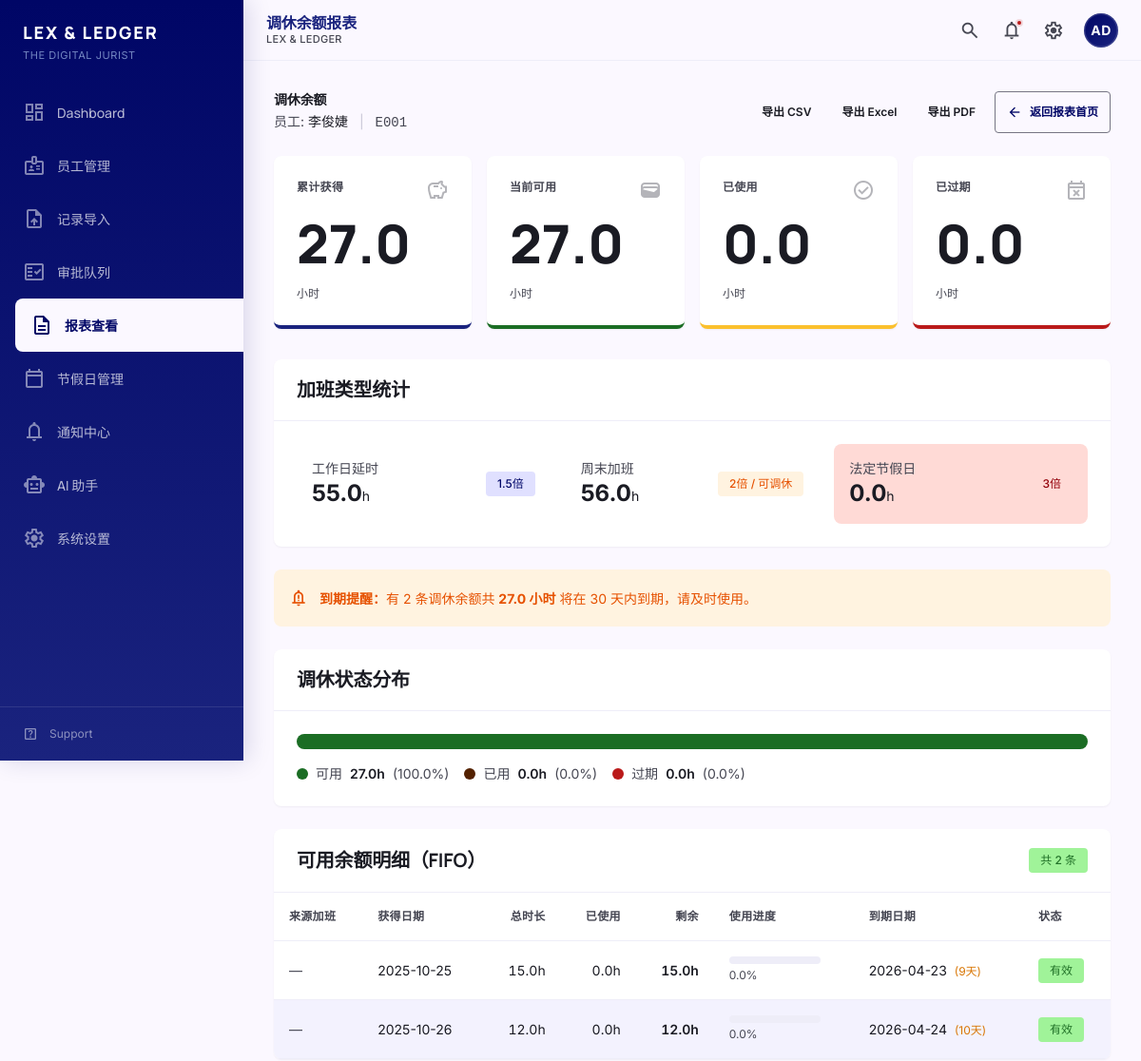
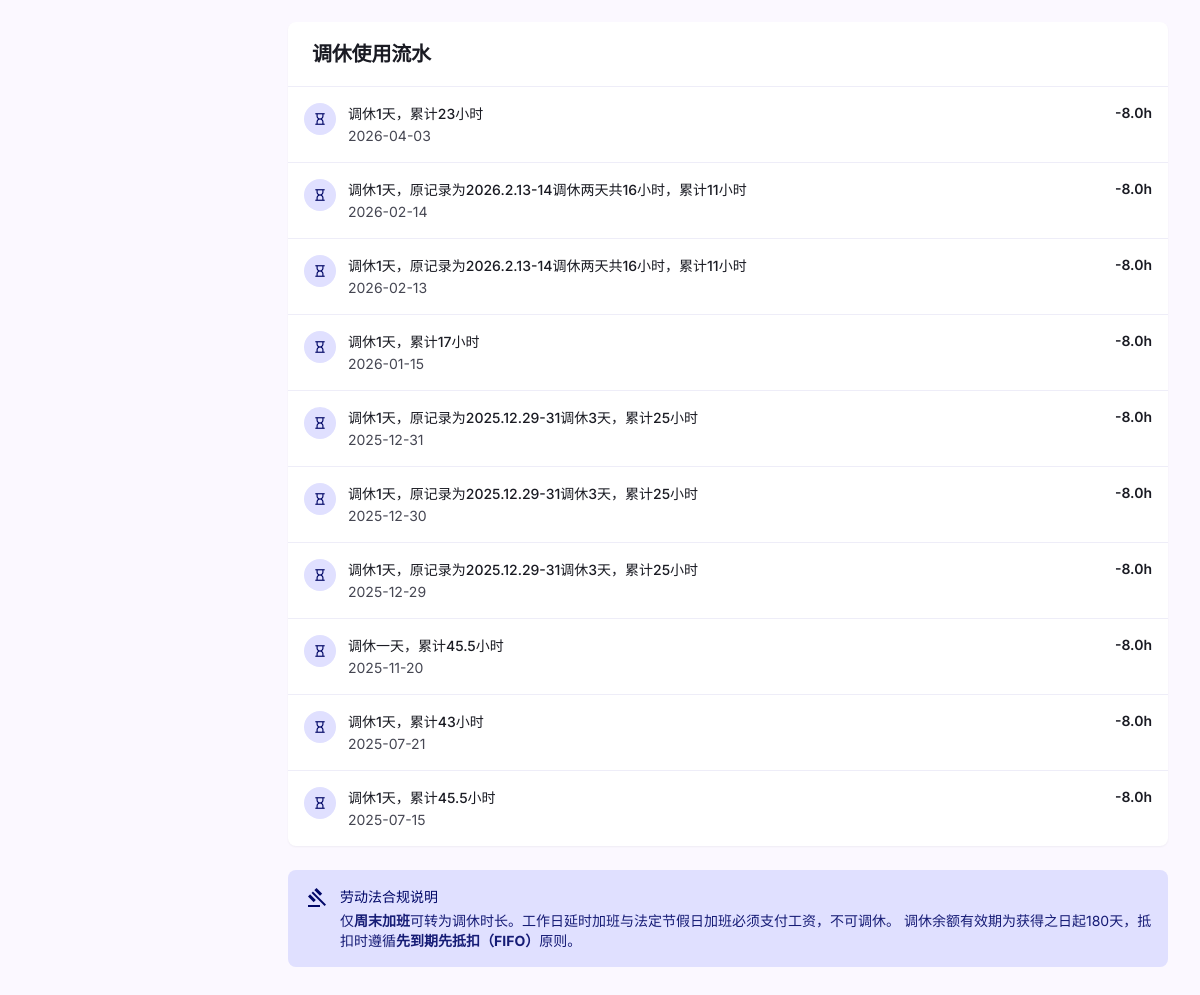
Page /reports/comp-off/E001/ on the committed database (2 pictures, top to bottom).
### tables this page shows
CREATE TABLE employees (
            id INTEGER PRIMARY KEY AUTOINCREMENT,
            employee_id TEXT NOT NULL UNIQUE,
            name TEXT NOT NULL,
            department TEXT,
            is_active INTEGER DEFAULT 1,
            created_at TIMESTAMP DEFAULT CURRENT_TIMESTAMP,
            updated_at TIMESTAMP DEFAULT CURRENT_TIMESTAMP
        );

CREATE TABLE comp_off_balances (
            id INTEGER PRIMARY KEY AUTOINCREMENT,
            employee_id TEXT NOT NULL,
            source_overtime_id INTEGER,
            acquired_date DATE NOT NULL,
            expiry_date DATE,
            total_minutes INTEGER NOT NULL CHECK(total_minutes >= 0),
            remaining_minutes INTEGER NOT NULL CHECK(remaining_minutes >= 0),
            status TEXT DEFAULT 'active'
                CHECK(status IN ('active', 'used', 'expired')),
            created_at TIMESTAMP DEFAULT CURRENT_TIMESTAMP,
            updated_at TIMESTAMP DEFAULT CURRENT_TIMESTAMP,
            FOREIGN KEY (employee_id) REFERENCES employees(employee_id)
        );

CREATE TABLE comp_off_usage_records (
            id INTEGER PRIMARY KEY AUTOINCREMENT,
            employee_id TEXT NOT NULL,
            balance_id INTEGER,
            used_minutes INTEGER NOT NULL DEFAULT 0 CHECK(used_minutes >= 0),
            usage_date DATE NOT NULL,
            leave_record_id INTEGER,
            duration_hours INTEGER NOT NULL CHECK(duration_hours >= 0),
            duration_minutes INTEGER NOT NULL
                CHECK(duration_minutes >= 0 AND duration_minutes < 60),
            total_minutes INTEGER NOT NULL CHECK(total_minutes > 0),
            description TEXT,
            source_import_id INTEGER,
            status TEXT DEFAULT 'pending' CHECK(status IN ('pending', 'approved', 'rejected')),
            created_at TIMESTAMP DEFAULT CURRENT_TIMESTAMP,
            FOREIGN KEY (employee_id) REFERENCES employees(employee_id),
            FOREIGN KEY (balance_id) REFERENCES comp_off_balances(id),
            FOREIGN KEY (leave_record_id) REFERENCES leave_records(id)
        );

### src/web/routes/reports.py (the view)
@bp.route('/comp-off/<employee_id>/')
def comp_off_report(employee_id):
    conn = get_db()
    try:
        report = generate_comp_off_report(conn, employee_id)
    except Exception as e:
        report = None
        error = str(e)
    finally:
        conn.close()
    return render_template(
        'reports/comp_off.html',
        report=report,
        error=error if not report else None,
        employee_id=employee_id
    )

### src/web/templates/reports/comp_off.html (shortened to what this page needs)
{% extends "base.html" %}
{% block page_title %}调休余额报表{% endblock %}
{% block content %}
<div class="page-container">
  <div class="flex justify-between items-center mb-6">
    <div>
      <h1 class="text-headline-sm font-headline font-bold text-on-surface">调休余额</h1>
      {% if report %}
      <p class="text-body-md text-on-surface-variant mt-1">
        员工: <span class="font-medium text-on-surface">{{ report.employee_name }}</span>
        <span class="mx-2 text-outline-variant">|</span>
        <span class="font-mono text-sm">{{ report.employee_id }}</span>
      </p>
      {% endif %}
    </div>
    {% set back_url = request.args.get('next') or url_for('reports.reports_index') %}
    <div class="flex items-center gap-2">
      {% if report %}
      <a href="{{ url_for('reports.comp_off_report_export', employee_id=employee_id, format='csv') }}" class="btn btn-outline-secondary btn-sm">导出 CSV</a>
      <a href="{{ url_for('reports.comp_off_report_export', employee_id=employee_id, format='xlsx') }}" class="btn btn-outline-secondary btn-sm">导出 Excel</a>
      <a href="{{ url_for('reports.comp_off_report_export', employee_id=employee_id, format='pdf') }}" class="btn btn-outline-secondary btn-sm">导出 PDF</a>
      {% endif %}
      <a href="{{ back_url }}" class="btn btn-secondary btn-sm">
        <span class="material-symbols-outlined text-base">arrow_back</span>
        返回报表首页
      </a>
    </div>
  </div>
  {% if report %}
  <div class="grid grid-cols-1 md:grid-cols-2 lg:grid-cols-4 gap-4 mb-8">
    <div class="stat-card primary">
      <div class="stat-card-header">
        <span class="stat-card-label">累计获得</span>
        <span class="stat-card-icon material-symbols-outlined">savings</span>
      </div>
      <div class="stat-card-value">{{ "%.1f"|format(report.summary.total_acquired_hours) }}</div>
      <div class="stat-card-footer text-on-surface-variant">小时</div>
    </div>
    <div class="stat-card secondary">
      <div class="stat-card-header">
        <span class="stat-card-label">当前可用</span>
        <span class="stat-card-icon material-symbols-outlined">wallet</span>
      </div>
      <div class="stat-card-value">{{ "%.1f"|format(report.summary.total_available_hours) }}</div>
      <div class="stat-card-footer text-on-surface-variant">小时</div>
    </div>
    <div class="stat-card tertiary">
      <div class="stat-card-header">
        <span class="stat-card-label">已使用</span>
        <span class="stat-card-icon material-symbols-outlined">check_circle</span>
      </div>
      <div class="stat-card-value">{{ "%.1f"|format(report.summary.total_used_hours) }}</div>
      <div class="stat-card-footer text-on-surface-variant">小时</div>
    </div>
    <div class="stat-card error">
      <div class="stat-card-header">
        <span class="stat-card-label">已过期</span>
        <span class="stat-card-icon material-symbols-outlined">event_busy</span>
      </div>
      <div class="stat-card-value {% if report.summary.total_expired_hours > 0 %}error{% endif %}">
        {{ "%.1f"|format(report.summary.total_expired_hours) }}
      </div>
      <div class="stat-card-footer text-on-surface-variant">小时</div>
    </div>
  </div>
  <div class="content-card mb-6">
    <div class="content-card-header">
      <h2 class="content-card-title">加班类型统计</h2>
    </div>
    <div class="content-card-body">
      <div class="grid grid-cols-1 md:grid-cols-3 gap-4">
        <div class="flex items-center justify-between p-4 bg-info-container rounded-lg">
          <div>
            <p class="text-sm text-on-surface-variant">工作日延时</p>
            <p class="text-2xl font-bold text-on-surface">{{ "%.1f"|format(report.overtime_summary.weekday_hours) }}<span class="text-sm font-normal">h</span></p>
          </div>
          <span class="chip chip-info">1.5倍</span>
        </div>
        <div class="flex items-center justify-between p-4 bg-warning-container rounded-lg">
          <div>
            <p class="text-sm text-on-surface-variant">周末加班</p>
            <p class="text-2xl font-bold text-on-surface">{{ "%.1f"|format(report.overtime_summary.weekend_hours) }}<span class="text-sm font-normal">h</span></p>
          </div>
          <span class="chip chip-warning">2倍 / 可调休</span>
        </div>
        <div class="flex items-center justify-between p-4 bg-error-container rounded-lg">
          <div>
            <p class="text-sm text-on-surface-variant">法定节假日</p>
            <p class="text-2xl font-bold text-on-surface">{{ "%.1f"|format(report.overtime_summary.holiday_hours) }}<span class="text-sm font-normal">h</span></p>
          </div>
          <span class="chip chip-error">3倍</span>
        </div>
      </div>
    </div>
  </div>
  {% if report.expiring_items %}
  <div class="alert alert-warning mb-6 flex items-center gap-3">
    <span class="material-symbols-outlined text-xl">notification_important</span>
    <div>
      <strong>到期提醒：</strong>有 {{ report.expiring_items|length }} 条调休余额共
      <strong>{{ "%.1f"|format(report.expiring_soon_hours) }} 小时</strong>
      将在 {{ report.warning_days }} 天内到期，请及时使用。
    </div>
  </div>
  {% endif %}
  <div class="grid grid-cols-1 xl:grid-cols-3 gap-6">
    <div class="xl:col-span-2 space-y-6">
      <div class="content-card">
        <div class="content-card-header">
          <h2 class="content-card-title">调休状态分布</h2>
        </div>
        <div class="content-card-body">
          {% set total = report.balance_status.active_hours + report.balance_status.used_hours + report.balance_status.expired_hours %}
          {% if total > 0 %}
          <div class="flex h-4 rounded-full overflow-hidden bg-surface-container mb-4">
            <div class="bg-secondary" style="width: {{ (report.balance_status.active_hours / total * 100)|round(1) }}%" title="可用 {{ "%.1f"|format(report.balance_status.active_hours) }} 小时"></div>
          </div>
          <div class="flex flex-wrap gap-4 text-sm">
            <div class="flex items-center gap-2">
              <span class="w-3 h-3 rounded-full bg-secondary"></span>
              <span class="text-on-surface-variant">可用</span>
              <span class="font-semibold text-on-surface">{{ "%.1f"|format(report.balance_status.active_hours) }}h</span>
              <span class="text-on-surface-variant">({{ (report.balance_status.active_hours / total * 100)|round(1) }}%)</span>
            </div>
            <div class="flex items-center gap-2">
              <span class="w-3 h-3 rounded-full bg-tertiary-container"></span>
              <span class="text-on-surface-variant">已用</span>
              <span class="font-semibold text-on-surface">{{ "%.1f"|format(report.balance_status.used_hours) }}h</span>
              <span class="text-on-surface-variant">({{ (report.balance_status.used_hours / total * 100)|round(1) }}%)</span>
            </div>
            <div class="flex items-center gap-2">
              <span class="w-3 h-3 rounded-full bg-error"></span>
              <span class="text-on-surface-variant">过期</span>
              <span class="font-semibold text-on-surface">{{ "%.1f"|format(report.balance_status.expired_hours) }}h</span>
              <span class="text-on-surface-variant">({{ (report.balance_status.expired_hours / total * 100)|round(1) }}%)</span>
            </div>
          </div>
          {% else %}
          <div class="empty-state py-8">
            <span class="material-symbols-outlined empty-state-icon">pie_chart</span>
            <p class="empty-state-description">暂无调休数据</p>
          </div>
          {% endif %}
        </div>
      </div>
      <div class="content-card">
        <div class="content-card-header">
          <h2 class="content-card-title">可用余额明细（FIFO）</h2>
          <span class="chip chip-success">共 {{ report.active_balances|length }} 条</span>
        </div>
        <div class="p-0">
          {% if report.active_balances %}
          <div class="data-table-wrapper">
            <table class="data-table">
              <thead>
                <tr>
                  <th>来源加班</th>
                  <th>获得日期</th>
                  <th class="numeric">总时长</th>
                  <th class="numeric">已使用</th>
                  <th class="numeric">剩余</th>
                  <th>使用进度</th>
                  <th>到期日期</th>
                  <th>状态</th>
                </tr>
              </thead>
              <tbody>
                {% for item in report.active_balances %}
                <tr>
                  <td>
                    {% if item.source_overtime_date %}
                    <span class="text-on-surface">{{ item.source_overtime_date }}</span>
                    {% else %}
                    <span class="text-on-surface-variant">—</span>
                    {% endif %}
                  </td>
                  <td>{{ item.acquired_date }}</td>
                  <td class="numeric">{{ "%.1f"|format(item.total_hours) }}h</td>
                  <td class="numeric text-on-surface-variant">{{ "%.1f"|format(item.used_hours) }}h</td>
                  <td class="numeric font-semibold">{{ "%.1f"|format(item.remaining_hours) }}h</td>
                  <td>
                    <div class="w-24 h-2 bg-surface-container rounded-full overflow-hidden">
                    </div>
                    <span class="text-xs text-on-surface-variant">{{ item.usage_percentage }}%</span>
                  </td>
                  <td>
                    {% if item.expiry_date %}
                    {{ item.expiry_date }}
                    {% if item.days_to_expiry is not none %}
                    <span class="text-xs ml-1
                      {% if item.days_to_expiry <= 7 %}text-error font-medium{% elif item.days_to_expiry <= 30 %}text-amber-600{% else %}text-on-surface-variant{% endif %}">
                      ({{ item.days_to_expiry }}天)
                    </span>
                    {% endif %}
                    {% else %}
                    <span class="text-on-surface-variant">—</span>
                    {% endif %}
                  </td>
                  <td>
                    <span class="chip chip-success">有效</span>
                  </td>
                </tr>
                {% endfor %}
              </tbody>
            </table>
          </div>
          {% else %}
          <div class="empty-state py-8">
            <span class="material-symbols-outlined empty-state-icon">inbox</span>
            <p class="empty-state-description">当前没有可用的调休余额</p>
          </div>
          {% endif %}
        </div>
      </div>
    </div>
    <div class="space-y-6">
      <div class="content-card">
        <div class="content-card-header">
          <h2 class="content-card-title">调休使用流水</h2>
        </div>
        <div class="content-card-body p-0">
          {% if report.usage_history %}
          <div class="divide-y divide-surface-container">
            {% for item in report.usage_history %}
            <div class="p-4 flex items-start gap-3 hover:bg-surface-container-low transition-colors">
              <div class="w-8 h-8 rounded-full bg-primary-fixed flex items-center justify-center shrink-0">
                <span class="material-symbols-outlined text-sm text-on-primary-fixed">hourglass_empty</span>
              </div>
              <div class="flex-1 min-w-0">
                <div class="flex justify-between items-start">
                  <p class="font-medium text-on-surface truncate">{{ item.description }}</p>
                  <span class="text-sm font-semibold text-on-surface">-{{ "%.1f"|format(item.hours) }}h</span>
                </div>
                <p class="text-sm text-on-surface-variant mt-0.5">{{ item.usage_date }}</p>
              </div>
            </div>
            {% endfor %}
          </div>
          {% else %}
          <div class="empty-state py-8">
            <span class="material-symbols-outlined empty-state-icon">history</span>
            <p class="empty-state-description">暂无调休使用记录</p>
          </div>
          {% endif %}
        </div>
      </div>
      <div class="alert alert-info">
        <span class="material-symbols-outlined">gavel</span>
        <div>
          <p class="font-medium">劳动法合规说明</p>
          <p class="text-sm mt-1 opacity-90">
            仅<strong>周末加班</strong>可转为调休时长。工作日延时加班与法定节假日加班必须支付工资，不可调休。
            调休余额有效期为获得之日起180天，抵扣时遵循<strong>先到期先抵扣（FIFO）</strong>原则。
          </p>
        </div>
      </div>
    </div>
  </div>
  {% endif %}
</div>
{% endblock %}

### rows in the picture
employees: employee_name "李俊婕", employee_id "E001"
comp_off_balances: acquired_date "2025-10-25", total_hours "15.0", used_hours "0.0", remaining_hours "15.0", usage_percentage "0.0", expiry_date "2026-04-23", days_to_expiry "9"
comp_off_balances: acquired_date "2025-10-26", total_hours "12.0", used_hours "0.0", remaining_hours "12.0", usage_percentage "0.0", expiry_date "2026-04-24", days_to_expiry "10"
comp_off_usage_records: description "调休1天，累计23小时", hours "8.0", usage_date "2026-04-03"
comp_off_usage_records: description "调休1天，原记录为2026.2.13-14调休两天共16小时，累计11小时", hours "8.0", usage_date "2026-02-14"
comp_off_usage_records: description "调休1天，原记录为2026.2.13-14调休两天共16小时，累计11小时", hours "8.0", usage_date "2026-02-13"
comp_off_usage_records: description "调休1天，累计17小时", hours "8.0", usage_date "2026-01-15"
comp_off_usage_records: description "调休1天，原记录为2025.12.29-31调休3天，累计25小时", hours "8.0", usage_date "2025-12-31"
comp_off_usage_records: description "调休1天，原记录为2025.12.29-31调休3天，累计25小时", hours "8.0", usage_date "2025-12-30"
comp_off_usage_records: description "调休1天，原记录为2025.12.29-31调休3天，累计25小时", hours "8.0", usage_date "2025-12-29"
comp_off_usage_records: description "调休一天，累计45.5小时", hours "8.0", usage_date "2025-11-20"
comp_off_usage_records: description "调休1天，累计43小时", hours "8.0", usage_date "2025-07-21"
comp_off_usage_records: description "调休1天，累计45.5小时", hours "8.0", usage_date "2025-07-15"

### other values in the picture
{{ "%.1f"|format(report.summary.total_acquired_hours) }} "27.0"
{{ "%.1f"|format(report.summary.total_available_hours) }} "27.0"
{{ "%.1f"|format(report.summary.total_used_hours) }} "0.0"
{{ "%.1f"|format(report.summary.total_expired_hours) }} "0.0"
{{ "%.1f"|format(report.overtime_summary.weekday_hours) }} "55.0"
{{ "%.1f"|format(report.overtime_summary.weekend_hours) }} "56.0"
{{ "%.1f"|format(report.overtime_summary.holiday_hours) }} "0.0"
{{ report.expiring_items|length }} "2"
{{ "%.1f"|format(report.expiring_soon_hours) }} "27.0"
{{ report.warning_days }} "30"
{{ "%.1f"|format(report.balance_status.active_hours) }} "27.0"
{{ (report.balance_status.active_hours / total * 100)|round(1) }} "100.0"
{{ "%.1f"|format(report.balance_status.used_hours) }} "0.0"
{{ (report.balance_status.used_hours / total * 100)|round(1) }} "0.0"
{{ "%.1f"|format(report.balance_status.expired_hours) }} "0.0"
